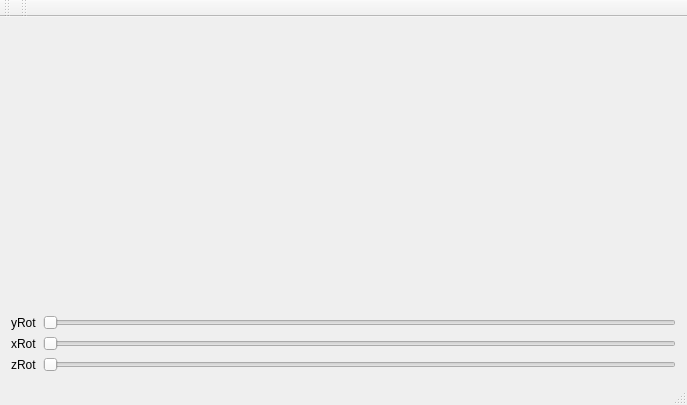
<?xml version="1.0" encoding="UTF-8"?>
<ui version="4.0">
 <class>MainWindow</class>
 <widget class="QMainWindow" name="MainWindow">
  <property name="geometry">
   <rect>
    <x>0</x>
    <y>0</y>
    <width>687</width>
    <height>405</height>
   </rect>
  </property>
  <property name="windowTitle">
   <string>MainWindow</string>
  </property>
  <widget class="QWidget" name="centralWidget">
   <layout class="QVBoxLayout" name="verticalLayout_2">
    <item>
     <widget class="GLWidget" name="widget" native="true"/>
    </item>
    <item>
     <layout class="QVBoxLayout" name="verticalLayout">
      <item>
       <layout class="QHBoxLayout" name="horizontalLayout_2">
        <item>
         <widget class="QLabel" name="label_2">
          <property name="text">
           <string>yRot</string>
          </property>
         </widget>
        </item>
        <item>
         <widget class="QSlider" name="horizontalSlider_2">
          <property name="orientation">
           <enum>Qt::Horizontal</enum>
          </property>
         </widget>
        </item>
       </layout>
      </item>
      <item>
       <layout class="QHBoxLayout" name="horizontalLayout">
        <item>
         <widget class="QLabel" name="label">
          <property name="text">
           <string>xRot</string>
          </property>
         </widget>
        </item>
        <item>
         <widget class="QSlider" name="horizontalSlider">
          <property name="orientation">
           <enum>Qt::Horizontal</enum>
          </property>
         </widget>
        </item>
       </layout>
      </item>
      <item>
       <layout class="QHBoxLayout" name="horizontalLayout_3">
        <item>
         <widget class="QLabel" name="label_3">
          <property name="text">
           <string>zRot</string>
          </property>
         </widget>
        </item>
        <item>
         <widget class="QSlider" name="horizontalSlider_3">
          <property name="orientation">
           <enum>Qt::Horizontal</enum>
          </property>
         </widget>
        </item>
       </layout>
      </item>
     </layout>
    </item>
   </layout>
  </widget>
  <widget class="QMenuBar" name="menuBar">
   <property name="geometry">
    <rect>
     <x>0</x>
     <y>0</y>
     <width>687</width>
     <height>19</height>
    </rect>
   </property>
  </widget>
  <widget class="QToolBar" name="mainToolBar">
   <attribute name="toolBarArea">
    <enum>TopToolBarArea</enum>
   </attribute>
   <attribute name="toolBarBreak">
    <bool>false</bool>
   </attribute>
  </widget>
  <widget class="QStatusBar" name="statusBar"/>
  <widget class="QToolBar" name="toolBar">
   <property name="windowTitle">
    <string>toolBar</string>
   </property>
   <attribute name="toolBarArea">
    <enum>TopToolBarArea</enum>
   </attribute>
   <attribute name="toolBarBreak">
    <bool>false</bool>
   </attribute>
  </widget>
 </widget>
 <layoutdefault spacing="6" margin="11"/>
 <customwidgets>
  <customwidget>
   <class>GLWidget</class>
   <extends>QWidget</extends>
   <header>glwidget.h</header>
   <container>1</container>
   <slots>
    <slot>setXRotation(int)</slot>
    <slot>setYRotation(int)</slot>
    <slot>setZRotation(int)</slot>
   </slots>
  </customwidget>
 </customwidgets>
 <resources/>
 <connections>
  <connection>
   <sender>horizontalSlider_2</sender>
   <signal>valueChanged(int)</signal>
   <receiver>widget</receiver>
   <slot>setXRotation(int)</slot>
   <hints>
    <hint type="sourcelabel">
     <x>159</x>
     <y>238</y>
    </hint>
    <hint type="destinationlabel">
     <x>125</x>
     <y>162</y>
    </hint>
   </hints>
  </connection>
  <connection>
   <sender>horizontalSlider</sender>
   <signal>valueChanged(int)</signal>
   <receiver>widget</receiver>
   <slot>setYRotation(int)</slot>
   <hints>
    <hint type="sourcelabel">
     <x>199</x>
     <y>290</y>
    </hint>
    <hint type="destinationlabel">
     <x>193</x>
     <y>187</y>
    </hint>
   </hints>
  </connection>
  <connection>
   <sender>horizontalSlider_3</sender>
   <signal>valueChanged(int)</signal>
   <receiver>widget</receiver>
   <slot>setZRotation(int)</slot>
   <hints>
    <hint type="sourcelabel">
     <x>346</x>
     <y>346</y>
    </hint>
    <hint type="destinationlabel">
     <x>273</x>
     <y>184</y>
    </hint>
   </hints>
  </connection>
 </connections>
 <slots>
  <slot>setXRotation(int)</slot>
 </slots>
</ui>
